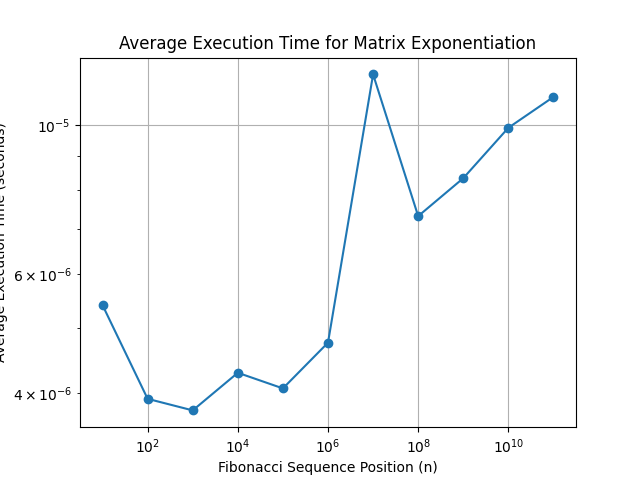

This figure's Python source:
import matplotlib.pyplot as plt

# Fibonacci positions
fib_positions = [10, 100, 1000, 10000, 100000, 1000000,
                 10000000, 100000000, 1000000000, 10000000000, 100000000000]

# Execution times in seconds
execution_times = [
    5.40048E-6,  # Average time for position 10
    3.9218E-6,  # Average time for position 100
    3.76985E-6,  # Average time for position 1000
    4.28705E-6,  # Average time for position 10000
    4.06399E-6,  # Average time for position 100000
    4.75117E-6,  # Average time for position 1000000
    1.188029E-5,  # Average time for position 10000000
    7.32075E-6,  # Average time for position 100000000
    8.33363E-6,  # Average time for position 1000000000
    9.899259999999999E-6,  # Average time for position 10000000000
    1.100015E-5  # Average time for position 100000000000
]

plt.plot(fib_positions, execution_times, marker='o')  # Line plot with points

# Labeling the axes and the plot
plt.xlabel('Fibonacci Sequence Position (n)')
plt.ylabel('Average Execution Time (seconds)')
plt.title('Average Execution Time for Matrix Exponentiation')

# Setting the scale of the axes to log due to the wide range of values
plt.xscale('log')
plt.yscale('log')

plt.grid(True)
# Save the figure to a file instead of showing it
plt.savefig('MatrixExponentiationGraph.png')

# Show the plot (optional)
# plt.show()
